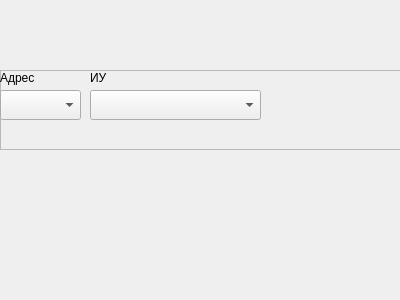
<?xml version="1.0" encoding="UTF-8"?>
<ui version="4.0">
 <class>Widget_SSOI_IU</class>
 <widget class="QWidget" name="Widget_SSOI_IU">
  <property name="geometry">
   <rect>
    <x>0</x>
    <y>0</y>
    <width>400</width>
    <height>300</height>
   </rect>
  </property>
  <property name="windowTitle">
   <string>Form</string>
  </property>
  <widget class="QFrame" name="frame">
   <property name="geometry">
    <rect>
     <x>0</x>
     <y>70</y>
     <width>550</width>
     <height>80</height>
    </rect>
   </property>
   <property name="frameShape">
    <enum>QFrame::StyledPanel</enum>
   </property>
   <property name="frameShadow">
    <enum>QFrame::Raised</enum>
   </property>
   <widget class="QLabel" name="label_103">
    <property name="geometry">
     <rect>
      <x>90</x>
      <y>0</y>
      <width>71</width>
      <height>16</height>
     </rect>
    </property>
    <property name="text">
     <string>ИУ</string>
    </property>
   </widget>
   <widget class="QComboBox" name="Num1">
    <property name="geometry">
     <rect>
      <x>0</x>
      <y>20</y>
      <width>81</width>
      <height>30</height>
     </rect>
    </property>
    <property name="sizeAdjustPolicy">
     <enum>QComboBox::AdjustToMinimumContentsLengthWithIcon</enum>
    </property>
   </widget>
   <widget class="QLabel" name="label_102">
    <property name="geometry">
     <rect>
      <x>0</x>
      <y>0</y>
      <width>71</width>
      <height>16</height>
     </rect>
    </property>
    <property name="text">
     <string>Адрес</string>
    </property>
   </widget>
   <widget class="QComboBox" name="Num2">
    <property name="geometry">
     <rect>
      <x>90</x>
      <y>20</y>
      <width>171</width>
      <height>30</height>
     </rect>
    </property>
    <property name="sizeAdjustPolicy">
     <enum>QComboBox::AdjustToMinimumContentsLengthWithIcon</enum>
    </property>
   </widget>
  </widget>
 </widget>
 <resources/>
 <connections/>
</ui>
